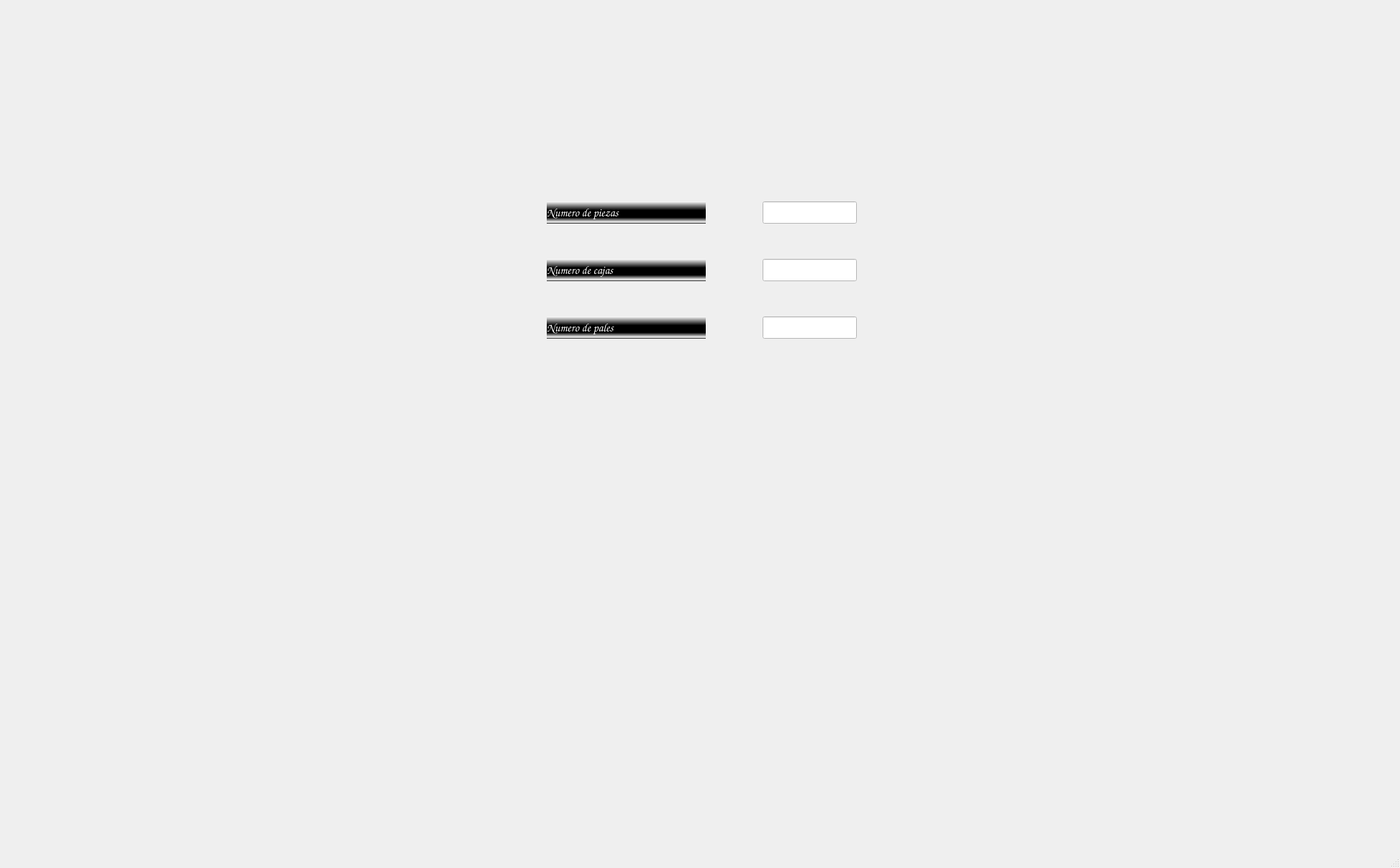
<?xml version="1.0" encoding="UTF-8"?>
<ui version="4.0">
 <class>MainWindow</class>
 <widget class="QMainWindow" name="MainWindow">
  <property name="geometry">
   <rect>
    <x>0</x>
    <y>0</y>
    <width>1946</width>
    <height>1207</height>
   </rect>
  </property>
  <property name="windowTitle">
   <string>MainWindow</string>
  </property>
  <property name="styleSheet">
   <string notr="true">background-color: qconicalgradient(cx:0.5, cy:0.5, angle:289.7, stop:0 rgba(35, 40, 3, 255), stop:0.16 rgba(136, 106, 22, 255), stop:0.225 rgba(166, 140, 41, 255), stop:0.285 rgba(204, 181, 74, 255), stop:0.345 rgba(235, 219, 102, 255), stop:0.415 rgba(245, 236, 112, 255), stop:0.52 rgba(209, 190, 76, 255), stop:0.57 rgba(187, 156, 51, 255), stop:0.635 rgba(168, 142, 42, 255), stop:0.695 rgba(202, 174, 68, 255), stop:0.75 rgba(218, 202, 86, 255), stop:0.815 rgba(208, 187, 73, 255), stop:0.88 rgba(187, 156, 51, 255), stop:0.935 rgba(137, 108, 26, 255), stop:1 rgba(35, 40, 3, 255));</string>
  </property>
  <widget class="QWidget" name="centralwidget">
   <widget class="QLabel" name="label_n_piezas">
    <property name="geometry">
     <rect>
      <x>760</x>
      <y>280</y>
      <width>221</width>
      <height>31</height>
     </rect>
    </property>
    <property name="font">
     <font>
      <family>Comic Sans MS</family>
      <pointsize>12</pointsize>
      <weight>75</weight>
      <bold>true</bold>
     </font>
    </property>
    <property name="styleSheet">
     <string notr="true">background-color: qlineargradient(spread:pad, x1:0, y1:0, x2:0, y2:1, stop:0 rgba(255, 255, 255, 255), stop:0.394737 rgba(0, 0, 0, 255), stop:0.721053 rgba(0, 0, 0, 255), stop:0.936842 rgba(255, 255, 255, 255), stop:1 rgba(0, 0, 0, 255));
color: rgb(255, 255, 255);</string>
    </property>
    <property name="text">
     <string>Numero de piezas</string>
    </property>
   </widget>
   <widget class="QLabel" name="label_n_cajas">
    <property name="geometry">
     <rect>
      <x>760</x>
      <y>360</y>
      <width>221</width>
      <height>31</height>
     </rect>
    </property>
    <property name="font">
     <font>
      <family>Comic Sans MS</family>
      <pointsize>12</pointsize>
      <weight>75</weight>
      <bold>true</bold>
     </font>
    </property>
    <property name="styleSheet">
     <string notr="true">background-color: qlineargradient(spread:pad, x1:0, y1:0, x2:0, y2:1, stop:0 rgba(255, 255, 255, 255), stop:0.394737 rgba(0, 0, 0, 255), stop:0.721053 rgba(0, 0, 0, 255), stop:0.936842 rgba(255, 255, 255, 255), stop:1 rgba(0, 0, 0, 255));
color: rgb(255, 255, 255);</string>
    </property>
    <property name="text">
     <string>Numero de cajas</string>
    </property>
   </widget>
   <widget class="QLineEdit" name="in_n_piezas">
    <property name="geometry">
     <rect>
      <x>1060</x>
      <y>280</y>
      <width>131</width>
      <height>31</height>
     </rect>
    </property>
    <property name="font">
     <font>
      <family>Comic Sans MS</family>
      <pointsize>12</pointsize>
      <weight>75</weight>
      <bold>true</bold>
     </font>
    </property>
    <property name="styleSheet">
     <string notr="true">background-color: rgb(255, 255, 255);</string>
    </property>
   </widget>
   <widget class="QLineEdit" name="in_n_cajas">
    <property name="geometry">
     <rect>
      <x>1060</x>
      <y>360</y>
      <width>131</width>
      <height>31</height>
     </rect>
    </property>
    <property name="font">
     <font>
      <family>Comic Sans MS</family>
      <pointsize>12</pointsize>
      <weight>75</weight>
      <bold>true</bold>
     </font>
    </property>
    <property name="styleSheet">
     <string notr="true">background-color: rgb(255, 255, 255);</string>
    </property>
   </widget>
   <widget class="QLabel" name="label_n_pales">
    <property name="geometry">
     <rect>
      <x>760</x>
      <y>440</y>
      <width>221</width>
      <height>31</height>
     </rect>
    </property>
    <property name="font">
     <font>
      <family>Comic Sans MS</family>
      <pointsize>12</pointsize>
      <weight>75</weight>
      <bold>true</bold>
     </font>
    </property>
    <property name="styleSheet">
     <string notr="true">background-color: qlineargradient(spread:pad, x1:0, y1:0, x2:0, y2:1, stop:0 rgba(255, 255, 255, 255), stop:0.394737 rgba(0, 0, 0, 255), stop:0.721053 rgba(0, 0, 0, 255), stop:0.936842 rgba(255, 255, 255, 255), stop:1 rgba(0, 0, 0, 255));
color: rgb(255, 255, 255);</string>
    </property>
    <property name="text">
     <string>Numero de pales</string>
    </property>
   </widget>
   <widget class="QLineEdit" name="in_n_pales">
    <property name="geometry">
     <rect>
      <x>1060</x>
      <y>440</y>
      <width>131</width>
      <height>31</height>
     </rect>
    </property>
    <property name="font">
     <font>
      <family>Comic Sans MS</family>
      <pointsize>12</pointsize>
      <weight>75</weight>
      <bold>true</bold>
     </font>
    </property>
    <property name="styleSheet">
     <string notr="true">background-color: rgb(255, 255, 255);</string>
    </property>
   </widget>
  </widget>
  <widget class="QStatusBar" name="statusbar"/>
 </widget>
 <resources/>
 <connections/>
</ui>
